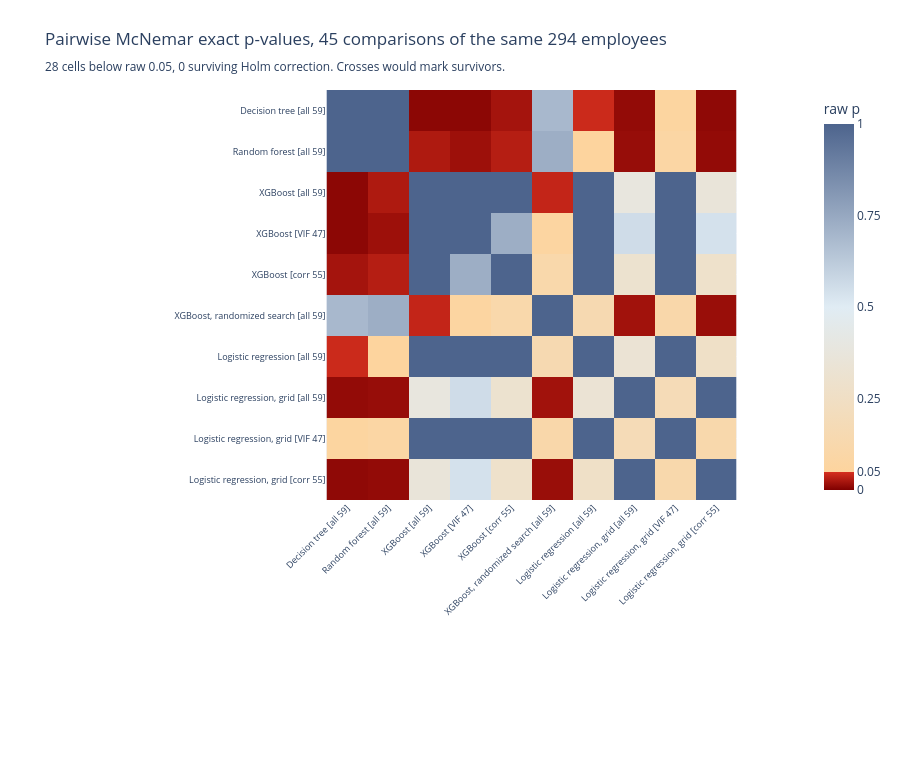

The notebook cell saved with this chart:
### Markdown cell above
### Why a heatmap for this

Forty-five numbers arranged as a list is a list; arranged as a symmetric grid it is a
shape, and the shape is the argument. A p-value matrix has exactly the structure a
heatmap wants: two categorical axes with the same ordering, one continuous value per
cell, and a threshold that the colour scale can be broken at. The eye reads "is anything
dark" in a single pass, which is the actual question, and no ordering of a 45-row table
does that.

Colour is scaled from 0 to 1 in the p-value itself rather than in a log, so the visual
distance between 0.02 and 0.55 is honest rather than dramatised. Hover carries what the
cell cannot: the discordant counts b and c, the net employees, and both the raw and the
Holm-adjusted p-value. Cells reaching significance after correction would be marked with
a cross. Whether any are is the point.

### Code cell
P_RAW = pd.DataFrame(np.ones((len(LABELS), len(LABELS))), index=LABELS, columns=LABELS)
P_ADJ = P_RAW.copy()
HOVER = np.empty((len(LABELS), len(LABELS)), dtype=object)
for lab in LABELS:
    HOVER[LABELS.index(lab), LABELS.index(lab)] = '%s<br>identical to itself' % lab
for _, r in mcnemar_df.iterrows():
    i, j = LABELS.index(r['model A']), LABELS.index(r['model B'])
    P_RAW.iloc[i, j] = P_RAW.iloc[j, i] = r['p']
    P_ADJ.iloc[i, j] = P_ADJ.iloc[j, i] = r['p (Holm)']
    txt = ('<b>%s</b><br>vs <b>%s</b><br>disagree about %d employees'
           '<br>b = %d, c = %d, net %+d<br>accuracy gap %+.4f'
           '<br>exact p = %.4f<br>Holm p = %.4f'
           % (r['model A'], r['model B'], r['discordant'], r['b'], r['c'],
              r['net employees'], r['acc diff'], r['p'], r['p (Holm)']))
    HOVER[i, j] = txt
    HOVER[j, i] = txt

marks_x, marks_y = [], []
for i in range(len(LABELS)):
    for j in range(len(LABELS)):
        if i != j and P_ADJ.iloc[i, j] < 0.05:
            marks_x.append(LABELS[j]); marks_y.append(LABELS[i])

heat = go.Heatmap(z=P_RAW.values, x=LABELS, y=LABELS, zmin=0, zmax=1,
                  colorscale=[[0.0, '#7f0000'], [0.05, '#d7301f'], [0.0500001, '#fdd49e'],
                              [0.5, '#e0ecf4'], [1.0, '#4d648d']],
                  colorbar=dict(title='raw p', tickvals=[0, 0.05, 0.25, 0.5, 0.75, 1.0]),
                  text=HOVER, hoverinfo='text')
data = [heat]
if marks_x:
    data.append(go.Scatter(x=marks_x, y=marks_y, mode='markers',
                           marker=dict(symbol='x', size=12, color='black'),
                           name='significant after Holm', hoverinfo='skip'))
layout = go.Layout(
    title=('Pairwise McNemar exact p-values, 45 comparisons of the same 294 employees'
           '<br><sub>%d cells below raw 0.05, %d surviving Holm correction. '
           'Crosses would mark survivors.</sub>' % (n_raw * 2, n_holm * 2)),
    height=760, width=900, margin=dict(l=260, b=260, t=90, r=40),
    xaxis=dict(tickangle=-45, tickfont=dict(size=9), constrain='domain'),
    yaxis=dict(tickfont=dict(size=9), autorange='reversed', scaleanchor='x'))
py.iplot(go.Figure(data=data, layout=layout))

### Figure 1 — Plotly figure (JSON) as saved in the notebook; plotly's stock layout.template omitted (floating-point values rounded to 4 significant figures)
{"data": [{"colorbar": {"tickvals": [0, 0.05, 0.25, 0.5, 0.75, 1], "title": {"text": "raw p"}}, "colorscale": [[0, "#7f0000"], [0.05, "#d7301f"], [0.05, "#fdd49e"], [0.5, "#e0ecf4"], [1, "#4d648d"]], "hoverinfo": "text", "text": [["Decision tree [all 59]<br>identical to itself", "<b>Decision tree [all 59]</b><br>vs <b>Random forest [all 59]</b><br>disagree about 10 employees<br>b = 5, c = 5, net +0<br>accuracy gap +0.0000<br>exact p = 1.0000<br>Holm p = 1.0000", "<b>Decision tree [all 59]</b><br>vs <b>XGBoost [all 59]</b><br>disagree about 15 employees<br>b = 2, c = 13, net -11<br>accuracy gap -0.0374<br>exact p = 0.0074<br>Holm p = 0.3323", "<b>Decision tree [all 59]</b><br>vs <b>XGBoost [VIF 47]</b><br>disagree about 18 employees<br>b = 3, c = 15, net -12<br>accuracy gap -0.0408<br>exact p = 0.0075<br>Holm p = 0.3323", "<b>Decision tree [all 59]</b><br>vs <b>XGBoost [corr 55]</b><br>disagree about 16 employees<br>b = 3, c = 13, net -10<br>accuracy gap -0.0340<br>exact p = 0.0213<br>Holm p = 0.7657", "<b>Decision tree [all 59]</b><br>vs <b>XGBoost, randomized search [all 59]</b><br>disagree about 25 employees<br>b = 11, c = 14, net -3<br>accuracy gap -0.0102<br>exact p = 0.6900<br>Holm p = 1.0000", "<b>Decision tree [all 59]</b><br>vs <b>Logistic regression [all 59]</b><br>disagree about 25 employees<br>b = 7, c = 18, net -11<br>accuracy gap -0.0374<br>exact p = 0.0433<br>Holm p = 1.0000", "<b>Decision tree [all 59]</b><br>vs <b>Logistic regression, grid [all 59]</b><br>disagree about 36 employees<br>b = 10, c = 26, net -16<br>accuracy gap -0.0544<br>exact p = 0.0113<br>Holm p = 0.4759", "<b>Decision tree [all 59]</b><br>vs <b>Logistic regression, grid [VIF 47]</b><br>disagree about 29 employees<br>b = 9, c = 20, net -11<br>accuracy gap -0.0374<br>exact p = 0.0614<br>Holm p = 1.0000", "<b>Decision tree [all 59]</b><br>vs <b>Logistic regression, grid [corr 55]</b><br>disagree about 34 employees<br>b = 9, c = 25, net -16<br>accuracy gap -0.0544<br>exact p = 0.0090<br>Holm p = 0.3888"], ["<b>Decision tree [all 59]</b><br>vs <b>Random forest [all 59]</b><br>disagree about 10 employees<br>b = 5, c = 5, net +0<br>accuracy gap +0.0000<br>exact p = 1.0000<br>Holm p = 1.0000", "Random forest [all 59]<br>identical to itself", "<b>Random forest [all 59]</b><br>vs <b>XGBoost [all 59]</b><br>disagree about 21 employees<br>b = 5, c = 16, net -11<br>accuracy gap -0.0374<br>exact p = 0.0266<br>Holm p = 0.9311", "<b>Random forest [all 59]</b><br>vs <b>XGBoost [VIF 47]</b><br>disagree about 22 employees<br>b = 5, c = 17, net -12<br>accuracy gap -0.0408<br>exact p = 0.0169<br>Holm p = 0.6422", "<b>Random forest [all 59]</b><br>vs <b>XGBoost [corr 55]</b><br>disagree about 18 employees<br>b = 4, c = 14, net -10<br>accuracy gap -0.0340<br>exact p = 0.0309<br>Holm p = 1.0000", "<b>Random forest [all 59]</b><br>vs <b>XGBoost, randomized search [all 59]</b><br>disagree about 33 employees<br>b = 15, c = 18, net -3<br>accuracy gap -0.0102<br>exact p = 0.7283<br>Holm p = 1.0000", "<b>Random forest [all 59]</b><br>vs <b>Logistic regression [all 59]</b><br>disagree about 27 employees<br>b = 8, c = 19, net -11<br>accuracy gap -0.0374<br>exact p = 0.0522<br>Holm p = 1.0000", "<b>Random forest [all 59]</b><br>vs <b>Logistic regression, grid [all 59]</b><br>disagree about 38 employees<br>b = 11, c = 27, net -16<br>accuracy gap -0.0544<br>exact p = 0.0139<br>Holm p = 0.5541", "<b>Random forest [all 59]</b><br>vs <b>Logistic regression, grid [VIF 47]</b><br>disagree about 33 employees<br>b = 11, c = 22, net -11<br>accuracy gap -0.0374<br>exact p = 0.0801<br>Holm p = 1.0000", "<b>Random forest [all 59]</b><br>vs <b>Logistic regression, grid [corr 55]</b><br>disagree about 36 employees<br>b = 10, c = 26, net -16<br>accuracy gap -0.0544<br>exact p = 0.0113<br>Holm p = 0.4759"], ["<b>Decision tree [all 59]</b><br>vs <b>XGBoost [all 59]</b><br>disagree about 15 employees<br>b = 2, c = 13, net -11<br>accuracy gap -0.0374<br>exact p = 0.0074<br>Holm p = 0.3323", "<b>Random forest [all 59]</b><br>vs <b>XGBoost [all 59]</b><br>disagree about 21 employees<br>b = 5, c = 16, net -11<br>accuracy gap -0.0374<br>exact p = 0.0266<br>Holm p = 0.9311", "XGBoost [all 59]<br>identical to itself", "<b>XGBoost [all 59]</b><br>vs <b>XGBoost [VIF 47]</b><br>disagree about 11 employees<br>b = 5, c = 6, net -1<br>accuracy gap -0.0034<br>exact p = 1.0000<br>Holm p = 1.0000", "<b>XGBoost [all 59]</b><br>vs <b>XGBoost [corr 55]</b><br>disagree about 7 employees<br>b = 4, c = 3, net +1<br>accuracy gap +0.0034<br>exact p = 1.0000<br>Holm p = 1.0000", "<b>XGBoost [all 59]</b><br>vs <b>XGBoost, randomized search [all 59]</b><br>disagree about 12 employees<br>b = 10, c = 2, net +8<br>accuracy gap +0.0272<br>exact p = 0.0386<br>Holm p = 1.0000", "<b>XGBoost [all 59]</b><br>vs <b>Logistic regression [all 59]</b><br>disagree about 18 employees<br>b = 9, c = 9, net +0<br>accuracy gap +0.0000<br>exact p = 1.0000<br>Holm p = 1.0000", "<b>XGBoost [all 59]</b><br>vs <b>Logistic regression, grid [all 59]</b><br>disagree about 21 employees<br>b = 8, c = 13, net -5<br>accuracy gap -0.0170<br>exact p = 0.3833<br>Holm p = 1.0000", "<b>XGBoost [all 59]</b><br>vs <b>Logistic regression, grid [VIF 47]</b><br>disagree about 14 employees<br>b = 7, c = 7, net +0<br>accuracy gap +0.0000<br>exact p = 1.0000<br>Holm p = 1.0000", "<b>XGBoost [all 59]</b><br>vs <b>Logistic regression, grid [corr 55]</b><br>disagree about 19 employees<br>b = 7, c = 12, net -5<br>accuracy gap -0.0170<br>exact p = 0.3593<br>Holm p = 1.0000"], ["<b>Decision tree [all 59]</b><br>vs <b>XGBoost [VIF 47]</b><br>disagree about 18 employees<br>b = 3, c = 15, net -12<br>accuracy gap -0.0408<br>exact p = 0.0075<br>Holm p = 0.3323", "<b>Random forest [all 59]</b><br>vs <b>XGBoost [VIF 47]</b><br>disagree about 22 employees<br>b = 5, c = 17, net -12<br>accuracy gap -0.0408<br>exact p = 0.0169<br>Holm p = 0.6422", "<b>XGBoost [all 59]</b><br>vs <b>XGBoost [VIF 47]</b><br>disagree about 11 employees<br>b = 5, c = 6, net -1<br>accuracy gap -0.0034<br>exact p = 1.0000<br>Holm p = 1.0000", "XGBoost [VIF 47]<br>identical to itself", "<b>XGBoost [VIF 47]</b><br>vs <b>XGBoost [corr 55]</b><br>disagree about 8 employees<br>b = 5, c = 3, net +2<br>accuracy gap +0.0068<br>exact p = 0.7266<br>Holm p = 1.0000", "<b>XGBoost [VIF 47]</b><br>vs <b>XGBoost, randomized search [all 59]</b><br>disagree about 19 employees<br>b = 14, c = 5, net +9<br>accuracy gap +0.0306<br>exact p = 0.0636<br>Holm p = 1.0000", "<b>XGBoost [VIF 47]</b><br>vs <b>Logistic regression [all 59]</b><br>disagree about 17 employees<br>b = 9, c = 8, net +1<br>accuracy gap +0.0034<br>exact p = 1.0000<br>Holm p = 1.0000", "<b>XGBoost [VIF 47]</b><br>vs <b>Logistic regression, grid [all 59]</b><br>disagree about 26 employees<br>b = 11, c = 15, net -4<br>accuracy gap -0.0136<br>exact p = 0.5572<br>Holm p = 1.0000", "<b>XGBoost [VIF 47]</b><br>vs <b>Logistic regression, grid [VIF 47]</b><br>disagree about 19 employees<br>b = 10, c = 9, net +1<br>accuracy gap +0.0034<br>exact p = 1.0000<br>Holm p = 1.0000", "<b>XGBoost [VIF 47]</b><br>vs <b>Logistic regression, grid [corr 55]</b><br>disagree about 24 employees<br>b = 10, c = 14, net -4<br>accuracy gap -0.0136<br>exact p = 0.5413<br>Holm p = 1.0000"], ["<b>Decision tree [all 59]</b><br>vs <b>XGBoost [corr 55]</b><br>disagree about 16 employees<br>b = 3, c = 13, net -10<br>accuracy gap -0.0340<br>exact p = 0.0213<br>Holm p = 0.7657", "<b>Random forest [all 59]</b><br>vs <b>XGBoost [corr 55]</b><br>disagree about 18 employees<br>b = 4, c = 14, net -10<br>accuracy gap -0.0340<br>exact p = 0.0309<br>Holm p = 1.0000", "<b>XGBoost [all 59]</b><br>vs <b>XGBoost [corr 55]</b><br>disagree about 7 employees<br>b = 4, c = 3, net +1<br>accuracy gap +0.0034<br>exact p = 1.0000<br>Holm p = 1.0000", "<b>XGBoost [VIF 47]</b><br>vs <b>XGBoost [corr 55]</b><br>disagree about 8 employees<br>b = 5, c = 3, net +2<br>accuracy gap +0.0068<br>exact p = 0.7266<br>Holm p = 1.0000", "XGBoost [corr 55]<br>identical to itself", "<b>XGBoost [corr 55]</b><br>vs <b>XGBoost, randomized search [all 59]</b><br>disagree about 15 employees<br>b = 11, c = 4, net +7<br>accuracy gap +0.0238<br>exact p = 0.1185<br>Holm p = 1.0000", "<b>XGBoost [corr 55]</b><br>vs <b>Logistic regression [all 59]</b><br>disagree about 15 employees<br>b = 7, c = 8, net -1<br>accuracy gap -0.0034<br>exact p = 1.0000<br>Holm p = 1.0000", "<b>XGBoost [corr 55]</b><br>vs <b>Logistic regression, grid [all 59]</b><br>disagree about 24 employees<br>b = 9, c = 15, net -6<br>accuracy gap -0.0204<br>exact p = 0.3075<br>Holm p = 1.0000", "<b>XGBoost [corr 55]</b><br>vs <b>Logistic regression, grid [VIF 47]</b><br>disagree about 17 employees<br>b = 8, c = 9, net -1<br>accuracy gap -0.0034<br>exact p = 1.0000<br>Holm p = 1.0000", "<b>XGBoost [corr 55]</b><br>vs <b>Logistic regression, grid [corr 55]</b><br>disagree about 22 employees<br>b = 8, c = 14, net -6<br>accuracy gap -0.0204<br>exact p = 0.2863<br>Holm p = 1.0000"], ["<b>Decision tree [all 59]</b><br>vs <b>XGBoost, randomized search [all 59]</b><br>disagree about 25 employees<br>b = 11, c = 14, net -3<br>accuracy gap -0.0102<br>exact p = 0.6900<br>Holm p = 1.0000", "<b>Random forest [all 59]</b><br>vs <b>XGBoost, randomized search [all 59]</b><br>disagree about 33 employees<br>b = 15, c = 18, net -3<br>accuracy gap -0.0102<br>exact p = 0.7283<br>Holm p = 1.0000", "<b>XGBoost [all 59]</b><br>vs <b>XGBoost, randomized search [all 59]</b><br>disagree about 12 employees<br>b = 10, c = 2, net +8<br>accuracy gap +0.0272<br>exact p = 0.0386<br>Holm p = 1.0000", "<b>XGBoost [VIF 47]</b><br>vs <b>XGBoost, randomized search [all 59]</b><br>disagree about 19 employees<br>b = 14, c = 5, net +9<br>accuracy gap +0.0306<br>exact p = 0.0636<br>Holm p = 1.0000", "<b>XGBoost [corr 55]</b><br>vs <b>XGBoost, randomized search [all 59]</b><br>disagree about 15 employees<br>b = 11, c = 4, net +7<br>accuracy gap +0.0238<br>exact p = 0.1185<br>Holm p = 1.0000", "XGBoost, randomized search [all 59]<br>identical to itself", "<b>XGBoost, randomized search [all 59]</b><br>vs <b>Logistic regression [all 59]</b><br>disagree about 24 employees<br>b = 8, c = 16, net -8<br>accuracy gap -0.0272<br>exact p = 0.1516<br>Holm p = 1.0000", "<b>XGBoost, randomized search [all 59]</b><br>vs <b>Logistic regression, grid [all 59]</b><br>disagree about 27 employees<br>b = 7, c = 20, net -13<br>accuracy gap -0.0442<br>exact p = 0.0192<br>Holm p = 0.7088", "<b>XGBoost, randomized search [all 59]</b><br>vs <b>Logistic regression, grid [VIF 47]</b><br>disagree about 20 employees<br>b = 6, c = 14, net -8<br>accuracy gap -0.0272<br>exact p = 0.1153<br>Holm p = 1.0000", "<b>XGBoost, randomized search [all 59]</b><br>vs <b>Logistic regression, grid [corr 55]</b><br>disagree about 25 employees<br>b = 6, c = 19, net -13<br>accuracy gap -0.0442<br>exact p = 0.0146<br>Holm p = 0.5707"], ["<b>Decision tree [all 59]</b><br>vs <b>Logistic regression [all 59]</b><br>disagree about 25 employees<br>b = 7, c = 18, net -11<br>accuracy gap -0.0374<br>exact p = 0.0433<br>Holm p = 1.0000", "<b>Random forest [all 59]</b><br>vs <b>Logistic regression [all 59]</b><br>disagree about 27 employees<br>b = 8, c = 19, net -11<br>accuracy gap -0.0374<br>exact p = 0.0522<br>Holm p = 1.0000", "<b>XGBoost [all 59]</b><br>vs <b>Logistic regression [all 59]</b><br>disagree about 18 employees<br>b = 9, c = 9, net +0<br>accuracy gap +0.0000<br>exact p = 1.0000<br>Holm p = 1.0000", "<b>XGBoost [VIF 47]</b><br>vs <b>Logistic regression [all 59]</b><br>disagree about 17 employees<br>b = 9, c = 8, net +1<br>accuracy gap +0.0034<br>exact p = 1.0000<br>Holm p = 1.0000", "<b>XGBoost [corr 55]</b><br>vs <b>Logistic regression [all 59]</b><br>disagree about 15 employees<br>b = 7, c = 8, net -1<br>accuracy gap -0.0034<br>exact p = 1.0000<br>Holm p = 1.0000", "<b>XGBoost, randomized search [all 59]</b><br>vs <b>Logistic regression [all 59]</b><br>disagree about 24 employees<br>b = 8, c = 16, net -8<br>accuracy gap -0.0272<br>exact p = 0.1516<br>Holm p = 1.0000", "Logistic regression [all 59]<br>identical to itself", "<b>Logistic regression [all 59]</b><br>vs <b>Logistic regression, grid [all 59]</b><br>disagree about 17 employees<br>b = 6, c = 11, net -5<br>accuracy gap -0.0170<br>exact p = 0.3323<br>Holm p = 1.0000", "<b>Logistic regression [all 59]</b><br>vs <b>Logistic regression, grid [VIF 47]</b><br>disagree about 14 employees<br>b = 7, c = 7, net +0<br>accuracy gap +0.0000<br>exact p = 1.0000<br>Holm p = 1.0000", "<b>Logistic regression [all 59]</b><br>vs <b>Logistic regression, grid [corr 55]</b><br>disagree about 13 employees<br>b = 4, c = 9, net -5<br>accuracy gap -0.0170<br>exact p = 0.2668<br>Holm p = 1.0000"], ["<b>Decision tree [all 59]</b><br>vs <b>Logistic regression, grid [all 59]</b><br>disagree about 36 employees<br>b = 10, c = 26, net -16<br>accuracy gap -0.0544<br>exact p = 0.0113<br>Holm p = 0.4759", "<b>Random forest [all 59]</b><br>vs <b>Logistic regression, grid [all 59]</b><br>disagree about 38 employees<br>b = 11, c = 27, net -16<br>accuracy gap -0.0544<br>exact p = 0.0139<br>Holm p = 0.5541", "<b>XGBoost [all 59]</b><br>vs <b>Logistic regression, grid [all 59]</b><br>disagree about 21 employees<br>b = 8, c = 13, net -5<br>accuracy gap -0.0170<br>exact p = 0.3833<br>Holm p = 1.0000", "<b>XGBoost [VIF 47]</b><br>vs <b>Logistic regression, grid [all 59]</b><br>disagree about 26 employees<br>b = 11, c = 15, net -4<br>accuracy gap -0.0136<br>exact p = 0.5572<br>Holm p = 1.0000", "<b>XGBoost [corr 55]</b><br>vs <b>Logistic regression, grid [all 59]</b><br>disagree about 24 employees<br>b = 9, c = 15, net -6<br>accuracy gap -0.0204<br>exact p = 0.3075<br>Holm p = 1.0000", "<b>XGBoost, randomized search [all 59]</b><br>vs <b>Logistic regression, grid [all 59]</b><br>disagree about 27 employees<br>b = 7, c = 20, net -13<br>accuracy gap -0.0442<br>exact p = 0.0192<br>Holm p = 0.7088", "<b>Logistic regression [all 59]</b><br>vs <b>Logistic regression, grid [all 59]</b><br>disagree about 17 employees<br>b = 6, c = 11, net -5<br>accuracy gap -0.0170<br>exact p = 0.3323<br>Holm p = 1.0000", "Logistic regression, grid [all 59]<br>identical to itself", "<b>Logistic regression, grid [all 59]</b><br>vs <b>Logistic regression, grid [VIF 47]</b><br>disagree about 9 employees<br>b = 7, c = 2, net +5<br>accuracy gap +0.0170<br>exact p = 0.1797<br>Holm p = 1.0000", "<b>Logistic regression, grid [all 59]</b><br>vs <b>Logistic regression, grid [corr 55]</b><br>disagree about 6 employees<br>b = 3, c = 3, net +0<br>accuracy gap +0.0000<br>exact p = 1.0000<br>Holm p = 1.0000"], ["<b>Decision tree [all 59]</b><br>vs <b>Logistic regression, grid [VIF 47]</b><br>disagree about 29 employees<br>b = 9, c = 20, net -11<br>accuracy gap -0.0374<br>exact p = 0.0614<br>Holm p = 1.0000", "<b>Random forest [all 59]</b><br>vs <b>Logistic regression, grid [VIF 47]</b><br>disagree about 33 employees<br>b = 11, c = 22, net -11<br>accuracy gap -0.0374<br>exact p = 0.0801<br>Holm p = 1.0000", "<b>XGBoost [all 59]</b><br>vs <b>Logistic regression, grid [VIF 47]</b><br>disagree about 14 employees<br>b = 7, c = 7, net +0<br>accuracy gap +0.0000<br>exact p = 1.0000<br>Holm p = 1.0000", "<b>XGBoost [VIF 47]</b><br>vs <b>Logistic regression, grid [VIF 47]</b><br>disagree about 19 employees<br>b = 10, c = 9, net +1<br>accuracy gap +0.0034<br>exact p = 1.0000<br>Holm p = 1.0000", "<b>XGBoost [corr 55]</b><br>vs <b>Logistic regression, grid [VIF 47]</b><br>disagree about 17 employees<br>b = 8, c = 9, net -1<br>accuracy gap -0.0034<br>exact p = 1.0000<br>Holm p = 1.0000", "<b>XGBoost, randomized search [all 59]</b><br>vs <b>Logistic regression, grid [VIF 47]</b><br>disagree about 20 employees<br>b = 6, c = 14, net -8<br>accuracy gap -0.0272<br>exact p = 0.1153<br>Holm p = 1.0000", "<b>Logistic regression [all 59]</b><br>vs <b>Logistic regression, grid [VIF 47]</b><br>disagree about 14 employees<br>b = 7, c = 7, net +0<br>accuracy gap +0.0000<br>exact p = 1.0000<br>Holm p = 1.0000", "<b>Logistic regression, grid [all 59]</b><br>vs <b>Logistic regression, grid [VIF 47]</b><br>disagree about 9 employees<br>b = 7, c = 2, net +5<br>accuracy gap +0.0170<br>exact p = 0.1797<br>Holm p = 1.0000", "Logistic regression, grid [VIF 47]<br>identical to itself", "<b>Logistic regression, grid [VIF 47]</b><br>vs <b>Logistic regression, grid [corr 55]</b><br>disagree about 7 employees<br>b = 1, c = 6, net -5<br>accuracy gap -0.0170<br>exact p = 0.1250<br>Holm p = 1.0000"], ["<b>Decision tree [all 59]</b><br>vs <b>Logistic regression, grid [corr 55]</b><br>disagree about 34 employees<br>b = 9, c = 25, net -16<br>accuracy gap -0.0544<br>exact p = 0.0090<br>Holm p = 0.3888", "<b>Random forest [all 59]</b><br>vs <b>Logistic regression, grid [corr 55]</b><br>disagree about 36 employees<br>b = 10, c = 26, net -16<br>accuracy gap -0.0544<br>exact p = 0.0113<br>Holm p = 0.4759", "<b>XGBoost [all 59]</b><br>vs <b>Logistic regression, grid [corr 55]</b><br>disagree about 19 employees<br>b = 7, c = 12, net -5<br>accuracy gap -0.0170<br>exact p = 0.3593<br>Holm p = 1.0000", "<b>XGBoost [VIF 47]</b><br>vs <b>Logistic regression, grid [corr 55]</b><br>disagree about 24 employees<br>b = 10, c = 14, net -4<br>accuracy gap -0.0136<br>exact p = 0.5413<br>Holm p = 1.0000", "<b>XGBoost [corr 55]</b><br>vs <b>Logistic regression, grid [corr 55]</b><br>disagree about 22 employees<br>b = 8, c = 14, net -6<br>accuracy gap -0.0204<br>exact p = 0.2863<br>Holm p = 1.0000", "<b>XGBoost, randomized search [all 59]</b><br>vs <b>Logistic regression, grid [corr 55]</b><br>disagree about 25 employees<br>b = 6, c = 19, net -13<br>accuracy gap -0.0442<br>exact p = 0.0146<br>Holm p = 0.5707", "<b>Logistic regression [all 59]</b><br>vs <b>Logistic regression, grid [corr 55]</b><br>disagree about 13 employees<br>b = 4, c = 9, net -5<br>accuracy gap -0.0170<br>exact p = 0.2668<br>Holm p = 1.0000", "<b>Logistic regression, grid [all 59]</b><br>vs <b>Logistic regression, grid [corr 55]</b><br>disagree about 6 employees<br>b = 3, c = 3, net +0<br>accuracy gap +0.0000<br>exact p = 1.0000<br>Holm p = 1.0000", "<b>Logistic regression, grid [VIF 47]</b><br>vs <b>Logistic regression, grid [corr 55]</b><br>disagree about 7 employees<br>b = 1, c = 6, net -5<br>accuracy gap -0.0170<br>exact p = 0.1250<br>Holm p = 1.0000", "Logistic regression, grid [corr 55]<br>identical to itself"]], "type": "heatmap", "x": ["Decision tree [all 59]", "Random forest [all 59]", "XGBoost [all 59]", "XGBoost [VIF 47]", "XGBoost [corr 55]", "XGBoost, randomized search [all 59]", "Logistic regression [all 59]", "Logistic regression, grid [all 59]", "Logistic regression, grid [VIF 47]", "Logistic regression, grid [corr 55]"], "y": ["Decision tree [all 59]", "Random forest [all 59]", "XGBoost [all 59]", "XGBoost [VIF 47]", "XGBoost [corr 55]", "XGBoost, randomized search [all 59]", "Logistic regression [all 59]", "Logistic regression, grid [all 59]", "Logistic regression, grid [VIF 47]", "Logistic regression, grid [corr 55]"], "z": [[1.0, 1.0, 0.007385, 0.007538, 0.02127, 0.69, 0.04329, 0.01133, 0.06143, 0.009041], [1.0, 1.0, 0.0266, 0.0169, 0.03088, 0.7283, 0.05224, 0.01385, 0.08014, 0.01133], [0.007385, 0.0266, 1.0, 1.0, 1.0, 0.03857, 1.0, 0.3833, 1.0, 0.3593], [0.007538, 0.0169, 1.0, 1.0, 0.7266, 0.06357, 1.0, 0.5572, 1.0, 0.5413], [0.02127, 0.03088, 1.0, 0.7266, 1.0, 0.1185, 1.0, 0.3075, 1.0, 0.2863], [0.69, 0.7283, 0.03857, 0.06357, 0.1185, 1.0, 0.1516, 0.01916, 0.1153, 0.01463], [0.04329, 0.05224, 1.0, 1.0, 1.0, 0.1516, 1.0, 0.3323, 1.0, 0.2668], [0.01133, 0.01385, 0.3833, 0.5572, 0.3075, 0.01916, 0.3323, 1.0, 0.1797, 1.0], [0.06143, 0.08014, 1.0, 1.0, 1.0, 0.1153, 1.0, 0.1797, 1.0, 0.125], [0.009041, 0.01133, 0.3593, 0.5413, 0.2863, 0.01463, 0.2668, 1.0, 0.125, 1.0]], "zmax": 1, "zmin": 0}], "layout": {"height": 760, "margin": {"b": 260, "l": 260, "r": 40, "t": 90}, "title": {"text": "Pairwise McNemar exact p-values, 45 comparisons of the same 294 employees<br><sub>28 cells below raw 0.05, 0 surviving Holm correction. Crosses would mark survivors.</sub>"}, "width": 900, "xaxis": {"constrain": "domain", "tickangle": -45, "tickfont": {"size": 9}}, "yaxis": {"autorange": "reversed", "scaleanchor": "x", "tickfont": {"size": 9}}}}
